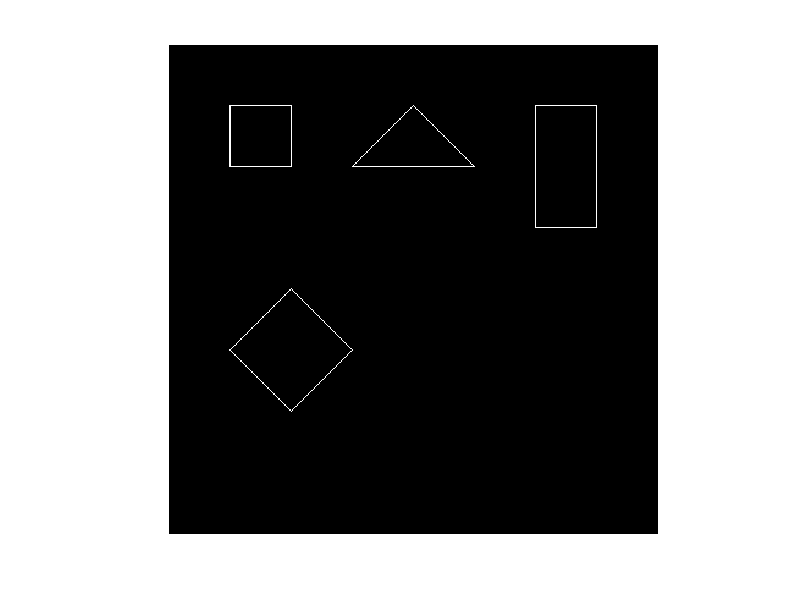

This figure's MATLAB source:
clc;close all;clear;

img=zeros(400);
dd=[50,50,100,50,100,100,50,100,50,50,... %spure
    0,50,200,100,250,100,150,50,200,...   %triangle
    0,50,300,50,350,150,350,150,300,50,300,... %rectangle
    0,200,100,250,150,300,100,250,50,200,100]; %Diamond
l=length(dd)-2;k=1;
while (k < l)
    if (dd(k+2)==0) k=k+3; end
    
    x0=dd(k);y0=dd(k+1);x1=dd(k+2);y1=dd(k+3);
    if( x0 == x1 ) img(x0,y0:y1); end %Draw vertical line
    %Simplified Bresenham algorithm
    dx = abs(x1-x0);
    dy = abs(y1-y0);
 
    if(x0 < x1) sx = 1;else sx = -1; end
    if(y0 < y1) sy = 1;else sy = -1; end
 
    err = dx - dy;
    x= x0;y = y0;
 
    while(true)
        img(x,y)=1; %setPixel
        if( x == x1 )&&( y == y1) break; end
        e2 = 2*err;
        if( e2 > -dy ) err = err - dy; x = x + sx; end
        if( e2 <  dx ) err = err + dx; y = y + sy; end
    end 
    k=k+2;
end
imshow(img);